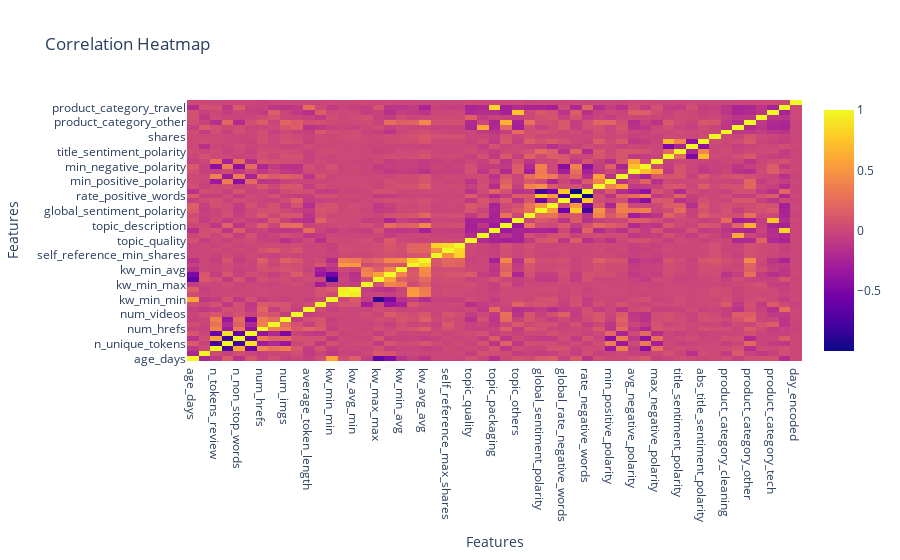

The code cell stored with this chart in its notebook:
### Code cell
import plotly.graph_objs as go

# Correlation matrix
correlation_matrix = model_encoded.corr(numeric_only=True)

heatmap_data = go.Heatmap(z=correlation_matrix.values,
                          x=correlation_matrix.columns,
                          y=correlation_matrix.index)

layout = go.Layout(title='Correlation Heatmap',
                   xaxis=dict(title='Features'),
                   yaxis=dict(title='Features'))

fig = go.Figure(data=[heatmap_data], layout=layout)

fig.show()

### Figure 1 — Plotly figure (JSON) as saved in the notebook; plotly's stock layout.template omitted (floating-point values rounded to 4 significant figures; data arrays with more than 128 entries replaced by an {"elided": "..."} marker saying what was removed)
{"data": [{"type": "heatmap", "x": ["age_days", "n_tokens_title", "n_tokens_review", "n_unique_tokens", "n_non_stop_words", "n_non_stop_unique_tokens", "num_hrefs", "num_self_hrefs", "num_imgs", "num_videos", "average_token_length", "num_keywords", "kw_min_min", "kw_max_min", "kw_avg_min", "kw_min_max", "kw_max_max", "kw_avg_max", "kw_min_avg", "kw_max_avg", "kw_avg_avg", "self_reference_min_shares", "self_reference_max_shares", "self_reference_avg_sharess", "topic_quality", "topic_shipping", "topic_packaging", "topic_description", "topic_others", "global_subjectivity", "global_sentiment_polarity", "global_rate_positive_words", "global_rate_negative_words", "rate_positive_words", "rate_negative_words", "avg_positive_polarity", "min_positive_polarity", "max_positive_polarity", "avg_negative_polarity", "min_negative_polarity", "max_negative_polarity", "title_subjectivity", "title_sentiment_polarity", "abs_title_subjectivity", "abs_title_sentiment_polarity", "shares", "product_category_cleaning", "product_category_entertainment", "product_category_other", "product_category_sport", "product_category_tech", "product_category_travel", "day_encoded"], "y": ["age_days", "n_tokens_title", "n_tokens_review", "n_unique_tokens", "n_non_stop_words", "n_non_stop_unique_tokens", "num_hrefs", "num_self_hrefs", "num_imgs", "num_videos", "average_token_length", "num_keywords", "kw_min_min", "kw_max_min", "kw_avg_min", "kw_min_max", "kw_max_max", "kw_avg_max", "kw_min_avg", "kw_max_avg", "kw_avg_avg", "self_reference_min_shares", "self_reference_max_shares", "self_reference_avg_sharess", "topic_quality", "topic_shipping", "topic_packaging", "topic_description", "topic_others", "global_subjectivity", "global_sentiment_polarity", "global_rate_positive_words", "global_rate_negative_words", "rate_positive_words", "rate_negative_words", "avg_positive_polarity", "min_positive_polarity", "max_positive_polarity", "avg_negative_polarity", "min_negative_polarity", "max_negative_polarity", "title_subjectivity", "title_sentiment_polarity", "abs_title_subjectivity", "abs_title_sentiment_polarity", "shares", "product_category_cleaning", "product_category_entertainment", "product_category_other", "product_category_sport", "product_category_tech", "product_category_travel", "day_encoded"], "z": {"elided": "53x53 float values"}}], "layout": {"title": {"text": "Correlation Heatmap"}, "xaxis": {"title": {"text": "Features"}}, "yaxis": {"title": {"text": "Features"}}}}
